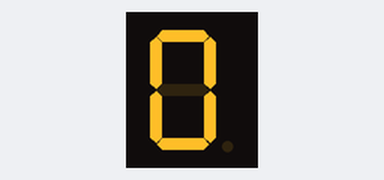
The sketch below on a simulated Arduino Uno, built with avr-gcc and run on an emulated ATmega328P. On the bench: 1-digit seven-segment display. Wiring (inferred from the names in the program): 1-digit 7-segment display, segments lit when HIGH: segments pin 6, pin 7, pin 8, pin 9, pin 10, pin 11, pin 12. The segment pins are drawn as the display they are named for.

Above: at 0.1 s.
At 1.1 s:
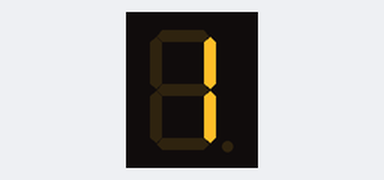
At 2.1 s:
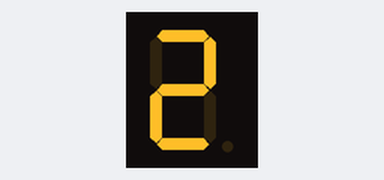
At 4.1 s:
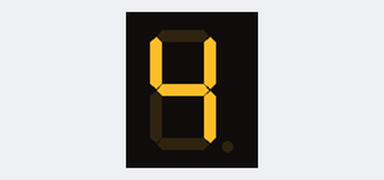
At 6.1 s:
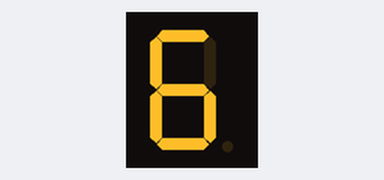
At 8.1 s:
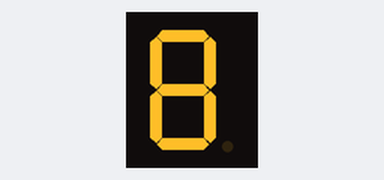

The sketch:

Counter_Contador-Arduino.ino
```cpp
//This code show how a 7-Segment Display works in Arduino. The display shows the numbers 0 to 9.
//Este código demuestra como funciona el display 7 segmentos, mostrando los números del 0 al 9.
const int A= 6;
const int B= 7;
const int C= 8;
const int D= 9;
const int E= 10;
const int F= 11;
const int G= 12;

void conteo(int s1, int s2, int s3, int s4, int s5, int s6, int s7){

  digitalWrite(A,s1);
  digitalWrite(B,s2);
  digitalWrite(C,s3);
  digitalWrite(D,s4);
  digitalWrite(E,s5);
  digitalWrite(F,s6);
  digitalWrite(G,s7);
  delay(1000);
}

void setup()
{
  Serial.begin(9600);
  pinMode(A, OUTPUT);//A in the display - Pin A del display.
  pinMode(B, OUTPUT);//B in the display - Pin B del display.
  pinMode(C, OUTPUT);//C in the display - Pin C del display.
  pinMode(D, OUTPUT);//D in the display - Pin D del display.
  pinMode(E, OUTPUT);//E in the display - Pin E del display.
  pinMode(F, OUTPUT);//F in the display - Pin F del display.
  pinMode(G, OUTPUT);//G in the display - Pin G del display.
}

void loop()
{
  //These lines show the order that the numbers will be displayed.
  //Estas lineas de código muestran el orden en el que serán mostrados los números.
  conteo(1,1,1,1,1,1,0); // cero - zero
  conteo(0,1,1,0,0,0,0); // uno - one
  conteo(1,1,0,1,1,0,1); // dos - two
  conteo(1,1,1,1,0,0,1); // tres - three
  conteo(0,1,1,0,0,1,1); // cuatro - four
  conteo(1,0,1,1,0,1,1); // cinco - five
  conteo(1,0,1,1,1,1,1); // seis - six
  conteo(1,1,1,0,0,0,0); // siete - seven
  conteo(1,1,1,1,1,1,1); // ocho - eight

  //nueve - nine
  digitalWrite(A,HIGH);
  digitalWrite(B,HIGH);
  digitalWrite(C,HIGH);
  digitalWrite(D,HIGH);
  digitalWrite(E,LOW);
  digitalWrite(F,HIGH);
  digitalWrite(G,HIGH);
  delay(500);
}

//Follow me on YouTube: https://www.youtube.com/@adrieltrejodearcos3335
```

Measured:
- by itself, everything shown: repeats every 9.5 s, in 10 steps
- what the display in image 1 shows lasts 1.0 s, from 1.0 s to 2.0 s
